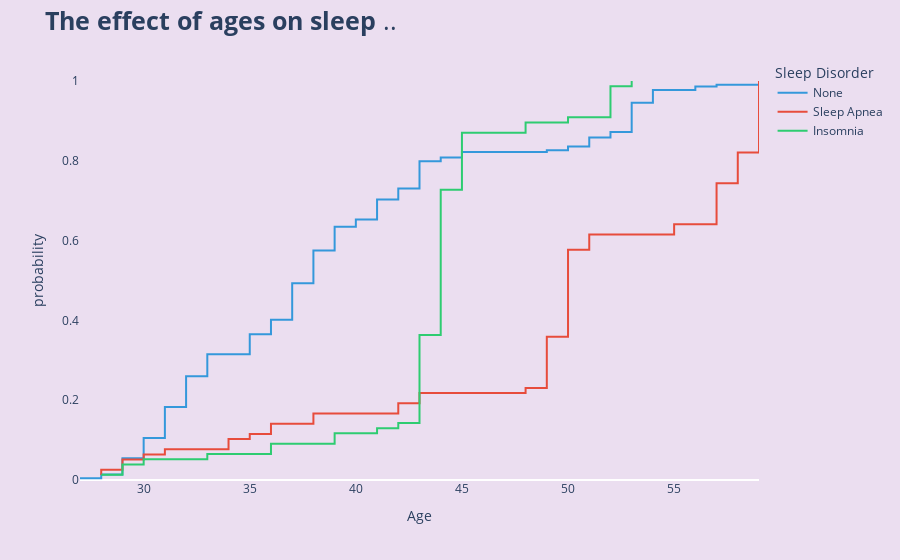

Notebook code cell kept with this figure:
### Code cell
fig=px.ecdf(df,x='Age',
            color='Sleep Disorder',
            color_discrete_sequence=['#3498db', '#e74c3c', '#2ecc71', '#9b59b6'])


fig.update_layout(title='<b>The effect of ages on sleep </b>..',
                 title_font={'size':25},
                 paper_bgcolor='#EBDEF0',
                 plot_bgcolor='#EBDEF0')


fig.update_xaxes(showgrid=False)
fig.update_yaxes(showgrid=False)
fig.show()

### Figure 1 — Plotly figure (JSON) as saved in the notebook; plotly's stock layout.template omitted (floating-point values rounded to 4 significant figures; data arrays with more than 128 entries replaced by an {"elided": "..."} marker saying what was removed)
{"data": [{"hovertemplate": "Sleep Disorder=None<br>Age=%{x}<br>probability=%{y}<extra></extra>", "legendgroup": "None", "line": {"dash": "solid", "shape": "hv"}, "marker": {"color": "#3498db", "symbol": "circle"}, "mode": "lines", "name": "None", "orientation": "v", "showlegend": true, "type": "scatter", "x": {"elided": "219 int values"}, "xaxis": "x", "y": {"elided": "219 float values"}, "yaxis": "y"}, {"hovertemplate": "Sleep Disorder=Sleep Apnea<br>Age=%{x}<br>probability=%{y}<extra></extra>", "legendgroup": "Sleep Apnea", "line": {"dash": "solid", "shape": "hv"}, "marker": {"color": "#e74c3c", "symbol": "circle"}, "mode": "lines", "name": "Sleep Apnea", "orientation": "v", "showlegend": true, "type": "scatter", "x": [28, 28, 29, 29, 30, 31, 34, 34, 35, 36, 36, 38, 38, 42, 42, 43, 43, 48, 49, 49, 49, 49, 49, 49, 49, 49, 49, 49, 50, 50, 50, 50, 50, 50, 50, 50, 50, 50, 50, 50, 50, 50, 50, 50, 50, 51, 51, 51, 55, 55, 57, 57, 57, 57, 57, 57, 57, 57, 58, 58, 58, 58, 58, 58, 59, 59, 59, 59, 59, 59, 59, 59, 59, 59, 59, 59, 59, 59], "xaxis": "x", "y": [0.01282, 0.02564, 0.03846, 0.05128, 0.0641, 0.07692, 0.08974, 0.1026, 0.1154, 0.1282, 0.141, 0.1538, 0.1667, 0.1795, 0.1923, 0.2051, 0.2179, 0.2308, 0.2436, 0.2564, 0.2692, 0.2821, 0.2949, 0.3077, 0.3205, 0.3333, 0.3462, 0.359, 0.3718, 0.3846, 0.3974, 0.4103, 0.4231, 0.4359, 0.4487, 0.4615, 0.4744, 0.4872, 0.5, 0.5128, 0.5256, 0.5385, 0.5513, 0.5641, 0.5769, 0.5897, 0.6026, 0.6154, 0.6282, 0.641, 0.6538, 0.6667, 0.6795, 0.6923, 0.7051, 0.7179, 0.7308, 0.7436, 0.7564, 0.7692, 0.7821, 0.7949, 0.8077, 0.8205, 0.8333, 0.8462, 0.859, 0.8718, 0.8846, 0.8974, 0.9103, 0.9231, 0.9359, 0.9487, 0.9615, 0.9744, 0.9872, 1], "yaxis": "y"}, {"hovertemplate": "Sleep Disorder=Insomnia<br>Age=%{x}<br>probability=%{y}<extra></extra>", "legendgroup": "Insomnia", "line": {"dash": "solid", "shape": "hv"}, "marker": {"color": "#2ecc71", "symbol": "circle"}, "mode": "lines", "name": "Insomnia", "orientation": "v", "showlegend": true, "type": "scatter", "x": [28, 29, 29, 30, 33, 36, 36, 39, 39, 41, 42, 43, 43, 43, 43, 43, 43, 43, 43, 43, 43, 43, 43, 43, 43, 43, 43, 43, 44, 44, 44, 44, 44, 44, 44, 44, 44, 44, 44, 44, 44, 44, 44, 44, 44, 44, 44, 44, 44, 44, 44, 44, 44, 44, 44, 44, 45, 45, 45, 45, 45, 45, 45, 45, 45, 45, 45, 48, 48, 50, 52, 52, 52, 52, 52, 52, 53], "xaxis": "x", "y": [0.01299, 0.02597, 0.03896, 0.05195, 0.06494, 0.07792, 0.09091, 0.1039, 0.1169, 0.1299, 0.1429, 0.1558, 0.1688, 0.1818, 0.1948, 0.2078, 0.2208, 0.2338, 0.2468, 0.2597, 0.2727, 0.2857, 0.2987, 0.3117, 0.3247, 0.3377, 0.3506, 0.3636, 0.3766, 0.3896, 0.4026, 0.4156, 0.4286, 0.4416, 0.4545, 0.4675, 0.4805, 0.4935, 0.5065, 0.5195, 0.5325, 0.5455, 0.5584, 0.5714, 0.5844, 0.5974, 0.6104, 0.6234, 0.6364, 0.6494, 0.6623, 0.6753, 0.6883, 0.7013, 0.7143, 0.7273, 0.7403, 0.7532, 0.7662, 0.7792, 0.7922, 0.8052, 0.8182, 0.8312, 0.8442, 0.8571, 0.8701, 0.8831, 0.8961, 0.9091, 0.9221, 0.9351, 0.9481, 0.961, 0.974, 0.987, 1], "yaxis": "y"}], "layout": {"legend": {"title": {"text": "Sleep Disorder"}, "tracegroupgap": 0}, "margin": {"t": 60}, "paper_bgcolor": "#EBDEF0", "plot_bgcolor": "#EBDEF0", "title": {"font": {"size": 25}, "text": "<b>The effect of ages on sleep </b>.."}, "xaxis": {"anchor": "y", "domain": [0, 1], "showgrid": false, "title": {"text": "Age"}}, "yaxis": {"anchor": "x", "domain": [0, 1], "rangemode": "tozero", "showgrid": false, "title": {"text": "probability"}}}}
